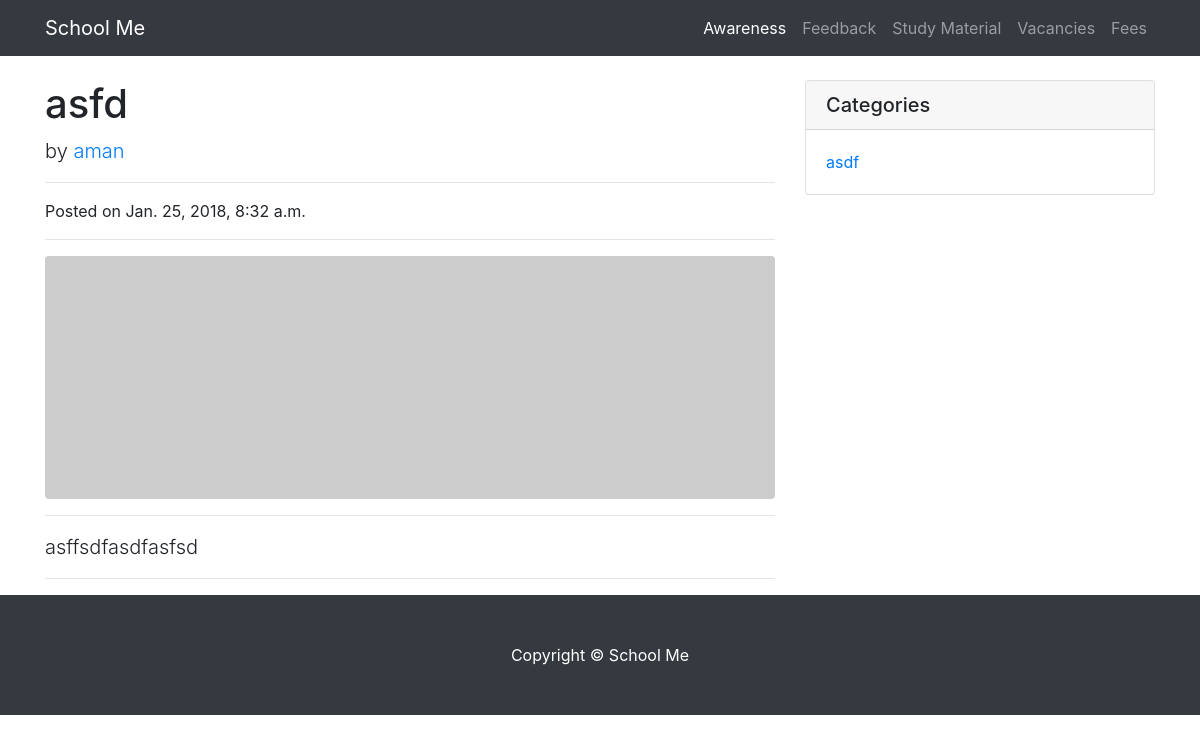
The page / on the database its author committed.
### awareness_blog/models.py (models this page shows, shortened)
class Post(models.Model):
    section = models.ForeignKey(Section, on_delete=models.CASCADE)
    title = models.CharField(_("Title"), max_length=90)
    slug = models.SlugField(_("Slug"), max_length=90, unique=True)
    author = models.ForeignKey(
        settings.AUTH_USER_MODEL,
        related_name="posts",
        verbose_name=_("Author"),
        on_delete=models.CASCADE
    )
    teaser = models.TextField()
    content = models.TextField()
    created = models.DateTimeField(_("Created"), default=timezone.now, editable=False)  # when first revision was created
    published = models.DateTimeField(_("Published"), null=True, blank=True)  # when last published
    view_count = models.IntegerField(_("View count"), default=0, editable=False)

class Section(models.Model):
    name = models.CharField(max_length=150, unique=True)
    slug = models.SlugField(unique=True)
    enabled = models.BooleanField(default=True)
    def __str__(self):
        return self.name
    class Meta:
        verbose_name = _("Section")
        verbose_name_plural = _("Sections")

### awareness_blog/views.py (the view)
# urls.py: path('', home_view, name="home"),
def home_view(request):
	sections = Section.objects.all()
	posts = Post.objects.all()
	context = {
		'nbar' : 'home',
		'sections' : sections,
		'posts' : posts,
	}
	return render(request, "blog.html", context)

### templates/blog.html
{% extends 'base.html' %}
{% block post %}
	{% for post in posts %}
		  <h1 class="mt-4">{{ post.title }}</h1>
          <p class="lead">
            by
            <a href="#">{{ post.author }}</a>
          </p>
          <hr>
          <p>Posted on {{ post.published }}</p>
          <hr>
          <img class="img-fluid rounded" src="http://placehold.it/900x300" alt="">
          <hr>
          <p class="lead">
          	{{ post.content }}
          </p>
          <hr>
	{% endfor %}
{% endblock %}
{% block categories %}
  {% for section in sections %}
    <li>
    	<a href="#">{{ section }}</a>
    </li>
  {% endfor %}
{% endblock %}

### static/css/blog-post.css (style rules this page uses)
body { padding-top: 54px; }
@media (min-width: 992px) { body { padding-top: 56px; } }

### rows shown on the page
Post: title "asfd", author "aman", published "Jan. 25, 2018, 8:32 a.m.", content "asffsdfasdfasfsd"
Section: name "asdf"
